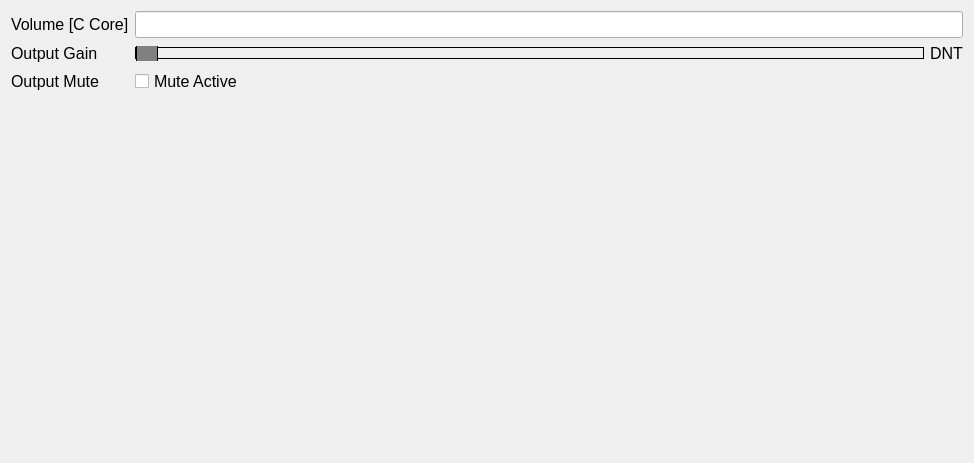
<?xml version="1.0" encoding="UTF-8"?>
<ui version="4.0">
 <class>Form_myMainWidget</class>
 <widget class="QWidget" name="Form_myMainWidget">
  <property name="geometry">
   <rect>
    <x>0</x>
    <y>0</y>
    <width>974</width>
    <height>463</height>
   </rect>
  </property>
  <property name="sizePolicy">
   <sizepolicy hsizetype="Expanding" vsizetype="Expanding">
    <horstretch>0</horstretch>
    <verstretch>0</verstretch>
   </sizepolicy>
  </property>
  <property name="minimumSize">
   <size>
    <width>0</width>
    <height>0</height>
   </size>
  </property>
  <property name="maximumSize">
   <size>
    <width>16777215</width>
    <height>16777215</height>
   </size>
  </property>
  <property name="font">
   <font>
    <pointsize>12</pointsize>
   </font>
  </property>
  <property name="windowTitle">
   <string>Form</string>
  </property>
  <layout class="QGridLayout" name="gridLayout">
   <item row="0" column="2" colspan="2">
    <widget class="QLineEdit" name="lineEdit">
     <property name="accessibleDescription">
      <string>audio_node:/volume</string>
     </property>
    </widget>
   </item>
   <item row="2" column="2" colspan="2">
    <widget class="QCheckBox" name="checkBox">
     <property name="accessibleDescription">
      <string>audio_node:/output_mute:</string>
     </property>
     <property name="text">
      <string>Mute Active</string>
     </property>
    </widget>
   </item>
   <item row="1" column="3">
    <widget class="QLabel" name="label_outgain">
     <property name="text">
      <string>DNT</string>
     </property>
    </widget>
   </item>
   <item row="2" column="0">
    <widget class="QLabel" name="label_4">
     <property name="text">
      <string>Output Mute</string>
     </property>
    </widget>
   </item>
   <item row="0" column="0">
    <widget class="QLabel" name="label">
     <property name="text">
      <string>Volume [C Core]</string>
     </property>
    </widget>
   </item>
   <item row="1" column="2">
    <widget class="QSlider" name="horizontalSlider">
     <property name="accessibleDescription">
      <string>audio_node:/output_gain:RTUPDATE=no,LABELREF=label_outgain,LABELTRANSFORM=JVX_WW_SHOW_DB20,LABELUNIT=dB</string>
     </property>
     <property name="styleSheet">
      <string notr="true">QSlider::groove:horizontal {
    border: 1px solid;
    height: 10px;
    margin: 0px;
    }
QSlider::handle:horizontal {
    background-color: gray;
    border: 1px solid;
    height: 40px;
    width: 20px;
    margin: -25px 0px;
    }</string>
     </property>
     <property name="orientation">
      <enum>Qt::Horizontal</enum>
     </property>
    </widget>
   </item>
   <item row="1" column="0">
    <widget class="QLabel" name="label_2">
     <property name="text">
      <string>Output Gain</string>
     </property>
    </widget>
   </item>
   <item row="3" column="2">
    <spacer name="verticalSpacer">
     <property name="orientation">
      <enum>Qt::Vertical</enum>
     </property>
     <property name="sizeHint" stdset="0">
      <size>
       <width>20</width>
       <height>40</height>
      </size>
     </property>
    </spacer>
   </item>
  </layout>
 </widget>
 <resources>
  <include location="jvxmyNewProject.qrc"/>
 </resources>
 <connections/>
</ui>
